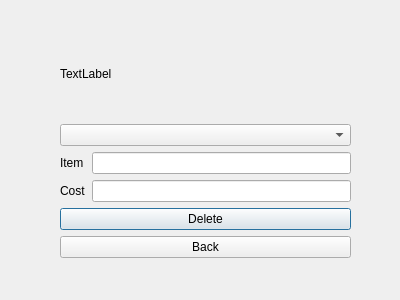
<?xml version="1.0" encoding="UTF-8"?>
<ui version="4.0">
 <class>DeleteSouvenir</class>
 <widget class="QDialog" name="DeleteSouvenir">
  <property name="geometry">
   <rect>
    <x>0</x>
    <y>0</y>
    <width>400</width>
    <height>300</height>
   </rect>
  </property>
  <property name="windowTitle">
   <string>Dialog</string>
  </property>
  <property name="styleSheet">
   <string notr="true">QToolTip {
    border: 1px solid #76797C;
    background-color: #5A7566;
    color: white;
    padding: 0px;                /*remove padding, for fix combobox tooltip.*/
    opacity: 200;
}

QWidget {
    background: qlineargradient(x1:0 y1:0, x2:1 y2:0, stop:0 #000000, stop:1 #434343);

    selection-background-color: #3daee9;
    selection-color: #eff0f1;
    background-clip: border;
    border-image: none;
    border: 0px transparent black;
    outline: 0;
color:white;
}
QHBoxLayout {
    background-color:black;
}

QWidget:item:hover {
    background-color: #18465d;
    color: #eff0f1;
}

QWidget:item:selected {
    background-color: #18465d;
}

QCheckBox {
    spacing: 5px;
    outline: none;
    color: #eff0f1;
    margin-bottom: 2px;
}

QCheckBox:disabled {
    color: #76797C;
}

QCheckBox::indicator,
QGroupBox::indicator {
    width: 18px;
    height: 18px;
}

QGroupBox::indicator {
    margin-left: 2px;
}

QCheckBox::indicator:unchecked {
    image: url(:/qss_icons/rc/checkbox_unchecked.png);
}

QCheckBox::indicator:unchecked:hover,
QCheckBox::indicator:unchecked:focus,
QCheckBox::indicator:unchecked:pressed,
QGroupBox::indicator:unchecked:hover,
QGroupBox::indicator:unchecked:focus,
QGroupBox::indicator:unchecked:pressed {
    border: none;
    image: url(:/qss_icons/rc/checkbox_unchecked_focus.png);
}

QCheckBox::indicator:checked {
    image: url(:/qss_icons/rc/checkbox_checked.png);
}

QCheckBox::indicator:checked:hover,
QCheckBox::indicator:checked:focus,
QCheckBox::indicator:checked:pressed,
QGroupBox::indicator:checked:hover,
QGroupBox::indicator:checked:focus,
QGroupBox::indicator:checked:pressed {
    border: none;
    image: url(:/qss_icons/rc/checkbox_checked_focus.png);
}

QCheckBox::indicator:indeterminate {
    image: url(:/qss_icons/rc/checkbox_indeterminate.png);
}

QCheckBox::indicator:indeterminate:focus,
QCheckBox::indicator:indeterminate:hover,
QCheckBox::indicator:indeterminate:pressed {
    image: url(:/qss_icons/rc/checkbox_indeterminate_focus.png);
}

QCheckBox::indicator:checked:disabled,
QGroupBox::indicator:checked:disabled {
    image: url(:/qss_icons/rc/checkbox_checked_disabled.png);
}

QCheckBox::indicator:unchecked:disabled,
QGroupBox::indicator:unchecked:disabled {
    image: url(:/qss_icons/rc/checkbox_unchecked_disabled.png);
}

QRadioButton {
    spacing: 5px;
    outline: none;
    color: #eff0f1;
    margin-bottom: 2px;
}

QRadioButton:disabled {
    color: #76797C;
}

QRadioButton::indicator {
    width: 21px;
    height: 21px;
}

QRadioButton::indicator:unchecked {
    image: url(:/qss_icons/rc/radio_unchecked.png);
}

QRadioButton::indicator:unchecked:hover,
QRadioButton::indicator:unchecked:focus,
QRadioButton::indicator:unchecked:pressed {
    border: none;
    outline: none;
    image: url(:/qss_icons/rc/radio_unchecked_focus.png);
}

QRadioButton::indicator:checked {
    border: none;
    outline: none;
    image: url(:/qss_icons/rc/radio_checked.png);
}

QRadioButton::indicator:checked:hover,
QRadioButton::indicator:checked:focus,
QRadioButton::indicator:checked:pressed {
    border: none;
    outline: none;
    image: url(:/qss_icons/rc/radio_checked_focus.png);
}

QRadioButton::indicator:checked:disabled {
    outline: none;
    image: url(:/qss_icons/rc/radio_checked_disabled.png);
}

QRadioButton::indicator:unchecked:disabled {
    image: url(:/qss_icons/rc/radio_unchecked_disabled.png);
}

QMenuBar {
    background-color: #31363b;
    color: #eff0f1;
}

QMenuBar::item {
    background: transparent;
}

QMenuBar::item:selected {
    background: transparent;
    border: 1px solid #76797C;
}

QMenuBar::item:pressed {
    border: 1px solid #76797C;
    background-color: #3daee9;
    color: #eff0f1;
    margin-bottom: -1px;
    padding-bottom: 1px;
}

QMenu {
    border: 1px solid #76797C;
    color: #eff0f1;
    margin: 2px;
}

QMenu::icon {
    margin: 5px;
}

QMenu::item {
    padding: 5px 30px 5px 30px;
    border: 1px solid transparent;
    /* reserve space for selection border */
}

QMenu::item:selected {
    color: #eff0f1;
}

QMenu::separator {
    height: 2px;
    background: lightblue;
    margin-left: 10px;
    margin-right: 5px;
}

QMenu::indicator {
    width: 18px;
    height: 18px;
}


/* non-exclusive indicator = check box style indicator
   (see QActionGroup::setExclusive) */

QMenu::indicator:non-exclusive:unchecked {
    image: url(:/qss_icons/rc/checkbox_unchecked.png);
}

QMenu::indicator:non-exclusive:unchecked:selected {
    image: url(:/qss_icons/rc/checkbox_unchecked_disabled.png);
}

QMenu::indicator:non-exclusive:checked {
    image: url(:/qss_icons/rc/checkbox_checked.png);
}

QMenu::indicator:non-exclusive:checked:selected {
    image: url(:/qss_icons/rc/checkbox_checked_disabled.png);
}


/* exclusive indicator = radio button style indicator (see QActionGroup::setExclusive) */

QMenu::indicator:exclusive:unchecked {
    image: url(:/qss_icons/rc/radio_unchecked.png);
}

QMenu::indicator:exclusive:unchecked:selected {
    image: url(:/qss_icons/rc/radio_unchecked_disabled.png);
}

QMenu::indicator:exclusive:checked {
    image: url(:/qss_icons/rc/radio_checked.png);
}

QMenu::indicator:exclusive:checked:selected {
    image: url(:/qss_icons/rc/radio_checked_disabled.png);
}

QMenu::right-arrow {
    margin: 5px;
    image: url(:/qss_icons/rc/right_arrow.png)
}

QWidget:disabled {
    color: #454545;
    background-color: #31363b;
}

QAbstractItemView {
    alternate-background-color: #31363b;
    color: #eff0f1;
    border: 1px solid #3A3939;
    border-radius: 2px;
}

QWidget:focus,
QMenuBar:focus {
    border: 1px solid #3daee9;
}

QTabWidget:focus,
QCheckBox:focus,
QRadioButton:focus,
QSlider:focus {
    border: none;
}

QLineEdit {
    background-color: #232629;
    padding: 5px;
    border-style: solid;
    border: 1px solid #76797C;
    border-radius: 2px;
    color: #eff0f1;
}

QAbstractItemView QLineEdit {
    padding: 0;
}

QGroupBox {
    border: 1px solid #76797C;
    border-radius: 2px;
    margin-top: 20px;
}

QGroupBox::title {
    subcontrol-origin: margin;
    subcontrol-position: top center;
    padding-left: 10px;
    padding-right: 10px;
    padding-top: 10px;
}

QAbstractScrollArea {
    border-radius: 2px;
    border: 1px solid #76797C;
    background-color: transparent;
}

QScrollBar:horizontal {
    height: 15px;
    margin: 3px 15px 3px 15px;
    border: 1px transparent #2A2929;
    border-radius: 4px;
    background-color: #2A2929;
}

QScrollBar::handle:horizontal {
    background-color: #605F5F;
    min-width: 5px;
    border-radius: 4px;
}

QScrollBar::add-line:horizontal {
    margin: 0px 3px 0px 3px;
    border-image: url(:/qss_icons/rc/right_arrow_disabled.png);
    width: 10px;
    height: 10px;
    subcontrol-position: right;
    subcontrol-origin: margin;
}

QScrollBar::sub-line:horizontal {
    margin: 0px 3px 0px 3px;
    border-image: url(:/qss_icons/rc/left_arrow_disabled.png);
    height: 10px;
    width: 10px;
    subcontrol-position: left;
    subcontrol-origin: margin;
}

QScrollBar::add-line:horizontal:hover,
QScrollBar::add-line:horizontal:on {
    border-image: url(:/qss_icons/rc/right_arrow.png);
    height: 10px;
    width: 10px;
    subcontrol-position: right;
    subcontrol-origin: margin;
}

QScrollBar::sub-line:horizontal:hover,
QScrollBar::sub-line:horizontal:on {
    border-image: url(:/qss_icons/rc/left_arrow.png);
    height: 10px;
    width: 10px;
    subcontrol-position: left;
    subcontrol-origin: margin;
}

QScrollBar::up-arrow:horizontal,
QScrollBar::down-arrow:horizontal {
    background: none;
}

QScrollBar::add-page:horizontal,
QScrollBar::sub-page:horizontal {
    background: none;
}

QScrollBar:vertical {
    background-color: #2A2929;
    width: 15px;
    margin: 15px 3px 15px 3px;
    border: 1px transparent #2A2929;
    border-radius: 4px;
}

QScrollBar::handle:vertical {
    background-color: #605F5F;
    min-height: 5px;
    border-radius: 4px;
}

QScrollBar::sub-line:vertical {
    margin: 3px 0px 3px 0px;
    border-image: url(:/qss_icons/rc/up_arrow_disabled.png);
    height: 10px;
    width: 10px;
    subcontrol-position: top;
    subcontrol-origin: margin;
}

QScrollBar::add-line:vertical {
    margin: 3px 0px 3px 0px;
    border-image: url(:/qss_icons/rc/down_arrow_disabled.png);
    height: 10px;
    width: 10px;
    subcontrol-position: bottom;
    subcontrol-origin: margin;
}

QScrollBar::sub-line:vertical:hover,
QScrollBar::sub-line:vertical:on {
    border-image: url(:/qss_icons/rc/up_arrow.png);
    height: 10px;
    width: 10px;
    subcontrol-position: top;
    subcontrol-origin: margin;
}

QScrollBar::add-line:vertical:hover,
QScrollBar::add-line:vertical:on {
    border-image: url(:/qss_icons/rc/down_arrow.png);
    height: 10px;
    width: 10px;
    subcontrol-position: bottom;
    subcontrol-origin: margin;
}

QScrollBar::up-arrow:vertical,
QScrollBar::down-arrow:vertical {
    background: none;
}

QScrollBar::add-page:vertical,
QScrollBar::sub-page:vertical {
    background: none;
}

QTextEdit {
    background-color: #232629;
    color: #eff0f1;
    border: 1px solid #76797C;
}

QPlainTextEdit {
    background-color: #232629;
    ;
    color: #eff0f1;
    border-radius: 2px;
    border: 1px solid #76797C;
}

QHeaderView::section {
    background-color: #76797C;
    color: #eff0f1;
    padding: 5px;
    border: 1px solid #76797C;
}

QSizeGrip {
    image: url(:/qss_icons/rc/sizegrip.png);
    width: 12px;
    height: 12px;
}

QMainWindow::separator {
    background-color: #31363b;
    color: white;
    padding-left: 4px;
    spacing: 2px;
    border: 1px dashed #76797C;
}

QMainWindow::separator:hover {
    background-color: #787876;
    color: white;
    padding-left: 4px;
    border: 1px solid #76797C;
    spacing: 2px;
}

QMenu::separator {
    height: 1px;
    background-color: #76797C;
    color: white;
    padding-left: 4px;
    margin-left: 10px;
    margin-right: 5px;
}

QFrame {
    border-radius: 2px;
    border: 1px solid #76797C;
}

QFrame[frameShape=&quot;0&quot;] {
    border-radius: 2px;
    border: 1px transparent #76797C;
}

QStackedWidget {
    border: 1px transparent black;
}

QToolBar {
    border: 1px transparent #393838;
    background: 1px solid #31363b;
    font-weight: bold;
}

QToolBar::handle:horizontal {
    image: url(:/qss_icons/rc/Hmovetoolbar.png);
}

QToolBar::handle:vertical {
    image: url(:/qss_icons/rc/Vmovetoolbar.png);
}

QToolBar::separator:horizontal {
    image: url(:/qss_icons/rc/Hsepartoolbar.png);
}

QToolBar::separator:vertical {
    image: url(:/qss_icons/rc/Vsepartoolbar.png);
}

QToolButton#qt_toolbar_ext_button {
    background: #58595a
}

QPushButton {
    color: white;
    background: qlineargradient(x1:0 y1:0, x2:1 y2:0, stop:0 #333333, stop:1 #dd1818);

    border-width: 1px;
    border-color: rgb(255, 0, 24);
    border-style: solid;
    padding: 5px;
    border-radius: 2px;
    outline: none;
}

QPushButton:pressed {
    background-color: #e65c00;
    padding-top: -15px;
    padding-bottom: -17px;
}

QComboBox {
    selection-background-color: #3daee9;
    border-style: solid;
    border: 1px solid #76797C;
    border-radius: 2px;
    padding: 5px;
    min-width: 75px;
}

QPushButton:checked {
    background-color: #76797C;
    border-color: #6A6969;
}

QComboBox:hover,
QPushButton:hover,
QAbstractSpinBox:hover,
QLineEdit:hover,
QTextEdit:hover,
QPlainTextEdit:hover,
QAbstractView:hover,
QTreeView:hover {
    border: 2px solid yellow;
    color: yellow;
}

QComboBox:on {
    padding-top: 3px;
    padding-left: 4px;
    selection-background-color: rgba(255, 0, 0, 0.5);
}

QComboBox QAbstractItemView {
    background-color: #232629;
    border-radius: 2px;
    border: 1px solid #76797C;
    selection-background-color: #18465d;
}

QComboBox::drop-down {
    subcontrol-origin: padding;
    subcontrol-position: top right;
    width: 15px;
    border-left-width: 0px;
    border-left-color: darkgray;
    border-left-style: solid;
    border-top-right-radius: 3px;
    border-bottom-right-radius: 3px;
}

QComboBox::down-arrow {
    image: url(:/qss_icons/rc/down_arrow_disabled.png);
}

QComboBox::down-arrow:on,
QComboBox::down-arrow:hover,
QComboBox::down-arrow:focus {
    image: url(:/qss_icons/rc/down_arrow.png);
}

QAbstractSpinBox {
    padding: 5px;
    border: 1px solid #76797C;
    background-color: #232629;
    color: #eff0f1;
    border-radius: 2px;
    min-width: 75px;
}

QAbstractSpinBox:up-button {
    background-color: transparent;
    subcontrol-origin: border;
    subcontrol-position: center right;
}

QAbstractSpinBox:down-button {
    background-color: transparent;
    subcontrol-origin: border;
    subcontrol-position: center left;
}

QAbstractSpinBox::up-arrow,
QAbstractSpinBox::up-arrow:disabled,
QAbstractSpinBox::up-arrow:off {
    image: url(:/qss_icons/rc/up_arrow_disabled.png);
    width: 10px;
    height: 10px;
}

QAbstractSpinBox::up-arrow:hover {
    image: url(:/qss_icons/rc/up_arrow.png);
}

QAbstractSpinBox::down-arrow,
QAbstractSpinBox::down-arrow:disabled,
QAbstractSpinBox::down-arrow:off {
    image: url(:/qss_icons/rc/down_arrow_disabled.png);
    width: 10px;
    height: 10px;
}

QAbstractSpinBox::down-arrow:hover {
    image: url(:/qss_icons/rc/down_arrow.png);
}

QLabel {
    border: 0px solid black;
}

QTabWidget {
    border: 0px transparent black;
}

QTabWidget::pane {
    border: 1px solid #76797C;
    padding: 5px;
    margin: 0px;
}

QTabWidget::tab-bar {
    /* left: 5px; move to the right by 5px */
}

QTabBar {
    qproperty-drawBase: 0;
    border-radius: 3px;
}

QTabBar:focus {
    border: 0px transparent black;
}

QTabBar::close-button {
    image: url(:/qss_icons/rc/close.png);
    background: transparent;
}

QTabBar::close-button:hover {
    image: url(:/qss_icons/rc/close-hover.png);
    background: transparent;
}

QTabBar::close-button:pressed {
    image: url(:/qss_icons/rc/close-pressed.png);
    background: transparent;
}


/* TOP TABS */

QTabBar::tab:top {
    color: #eff0f1;
    border: 1px solid #76797C;
    border-bottom: 1px transparent black;
    background-color: #31363b;
    padding: 5px;
    min-width: 50px;
    border-top-left-radius: 2px;
    border-top-right-radius: 2px;
}

QTabBar::tab:top:selected {
    color: #eff0f1;
    background-color: #54575B;
    border: 1px solid #76797C;
    border-bottom: 2px solid #3daee9;
    border-top-left-radius: 2px;
    border-top-right-radius: 2px;
}

QTabBar::tab:top:!selected:hover {
    background-color: #3daee9;
}


/* BOTTOM TABS */

QTabBar::tab:bottom {
    color: #eff0f1;
    border: 1px solid #76797C;
    border-top: 1px transparent black;
    background-color: #31363b;
    padding: 5px;
    border-bottom-left-radius: 2px;
    border-bottom-right-radius: 2px;
    min-width: 50px;
}

QTabBar::tab:bottom:selected {
    color: #eff0f1;
    background-color: #54575B;
    border: 1px solid #76797C;
    border-top: 2px solid #3daee9;
    border-bottom-left-radius: 2px;
    border-bottom-right-radius: 2px;
}

QTabBar::tab:bottom:!selected:hover {
    background-color: #3daee9;
}


/* LEFT TABS */

QTabBar::tab:left {
    color: #eff0f1;
    border: 1px solid #76797C;
    border-left: 1px transparent black;
    background-color: #31363b;
    padding: 5px;
    border-top-right-radius: 2px;
    border-bottom-right-radius: 2px;
    min-height: 50px;
}

QTabBar::tab:left:selected {
    color: #eff0f1;
    background-color: #54575B;
    border: 1px solid #76797C;
    border-left: 2px solid #3daee9;
    border-top-right-radius: 2px;
    border-bottom-right-radius: 2px;
}

QTabBar::tab:left:!selected:hover {
    background-color: #3daee9;
}


/* RIGHT TABS */

QTabBar::tab:right {
    color: #eff0f1;
    border: 1px solid #76797C;
    border-right: 1px transparent black;
    background-color: #31363b;
    padding: 5px;
    border-top-left-radius: 2px;
    border-bottom-left-radius: 2px;
    min-height: 50px;
}

QTabBar::tab:right:selected {
    color: #eff0f1;
    background-color: #54575B;
    border: 1px solid #76797C;
    border-right: 2px solid #3daee9;
    border-top-left-radius: 2px;
    border-bottom-left-radius: 2px;
}

QTabBar::tab:right:!selected:hover {
    background-color: #3daee9;
}

QTabBar QToolButton::right-arrow:enabled {
    image: url(:/qss_icons/rc/right_arrow.png);
}

QTabBar QToolButton::left-arrow:enabled {
    image: url(:/qss_icons/rc/left_arrow.png);
}

QTabBar QToolButton::right-arrow:disabled {
    image: url(:/qss_icons/rc/right_arrow_disabled.png);
}

QTabBar QToolButton::left-arrow:disabled {
    image: url(:/qss_icons/rc/left_arrow_disabled.png);
}

QDockWidget {
    background: #31363b;
    border: 1px solid #403F3F;
    titlebar-close-icon: url(:/qss_icons/rc/close.png);
    titlebar-normal-icon: url(:/qss_icons/rc/undock.png);
}

QDockWidget::close-button,
QDockWidget::float-button {
    border: 1px solid transparent;
    border-radius: 2px;
    background: transparent;
}

QDockWidget::close-button:hover,
QDockWidget::float-button:hover {
    background: rgba(255, 255, 255, 10);
}

QDockWidget::close-button:pressed,
QDockWidget::float-button:pressed {
    padding: 1px -1px -1px 1px;
    background: rgba(255, 255, 255, 10);
}

QTreeView,
QListView {
    border: 1px solid #76797C;
    background-color: #232629;
}

QTreeView:branch:selected,
QTreeView:branch:hover {
    background: url(:/qss_icons/rc/transparent.png);
}

QTreeView::branch:has-siblings:!adjoins-item {
    border-image: url(:/qss_icons/rc/transparent.png);
}

QTreeView::branch:has-siblings:adjoins-item {
    border-image: url(:/qss_icons/rc/transparent.png);
}

QTreeView::branch:!has-children:!has-siblings:adjoins-item {
    border-image: url(:/qss_icons/rc/transparent.png);
}

QTreeView::branch:has-children:!has-siblings:closed,
QTreeView::branch:closed:has-children:has-siblings {
    image: url(:/qss_icons/rc/branch_closed.png);
}

QTreeView::branch:open:has-children:!has-siblings,
QTreeView::branch:open:has-children:has-siblings {
    image: url(:/qss_icons/rc/branch_open.png);
}

QTreeView::branch:has-children:!has-siblings:closed:hover,
QTreeView::branch:closed:has-children:has-siblings:hover {
    image: url(:/qss_icons/rc/branch_closed-on.png);
}

QTreeView::branch:open:has-children:!has-siblings:hover,
QTreeView::branch:open:has-children:has-siblings:hover {
    image: url(:/qss_icons/rc/branch_open-on.png);
}

QListView::item:!selected:hover,
QTreeView::item:!selected:hover {
    background: #18465d;
    outline: 0;
    color: #eff0f1
}

QListView::item:selected:hover,
QTreeView::item:selected:hover {
    background: #287399;
    color: #eff0f1;
}

QTreeView::indicator:checked,
QListView::indicator:checked {
    image: url(:/qss_icons/rc/checkbox_checked.png);
}

QTreeView::indicator:unchecked,
QListView::indicator:unchecked {
    image: url(:/qss_icons/rc/checkbox_unchecked.png);
}

QTreeView::indicator:checked:hover,
QTreeView::indicator:checked:focus,
QTreeView::indicator:checked:pressed,
QListView::indicator:checked:hover,
QListView::indicator:checked:focus,
QListView::indicator:checked:pressed {
    image: url(:/qss_icons/rc/checkbox_checked_focus.png);
}

QTreeView::indicator:unchecked:hover,
QTreeView::indicator:unchecked:focus,
QTreeView::indicator:unchecked:pressed,
QListView::indicator:unchecked:hover,
QListView::indicator:unchecked:focus,
QListView::indicator:unchecked:pressed {
    image: url(:/qss_icons/rc/checkbox_unchecked_focus.png);
}

QSlider::groove:horizontal {
    border: 1px solid #565a5e;
    height: 4px;
    background: #565a5e;
    margin: 0px;
    border-radius: 2px;
}

QSlider::handle:horizontal {
    background: #232629;
    border: 1px solid #565a5e;
    width: 16px;
    height: 16px;
    margin: -8px 0;
    border-radius: 9px;
}

QSlider::groove:vertical {
    border: 1px solid #565a5e;
    width: 4px;
    background: #565a5e;
    margin: 0px;
    border-radius: 3px;
}

QSlider::handle:vertical {
    background: #232629;
    border: 1px solid #565a5e;
    width: 16px;
    height: 16px;
    margin: 0 -8px;
    border-radius: 9px;
}

QToolButton {
    background-color: transparent;
    border: 1px transparent #76797C;
    border-radius: 2px;
    margin: 3px;
    padding: 5px;
}

QToolButton[popupMode=&quot;1&quot;] {
    /* only for MenuButtonPopup */
    padding-right: 20px;
    /* make way for the popup button */
    border: 1px #76797C;
    border-radius: 5px;
}

QToolButton[popupMode=&quot;2&quot;] {
    /* only for InstantPopup */
    padding-right: 10px;
    /* make way for the popup button */
    border: 1px #76797C;
}

QToolButton:hover,
QToolButton::menu-button:hover {
    background-color: transparent;
    border: 1px solid #3daee9;
    padding: 5px;
}

QToolButton:checked,
QToolButton:pressed,
QToolButton::menu-button:pressed {
    background-color: #3daee9;
    border: 1px solid #3daee9;
    padding: 5px;
}


/* the subcontrol below is used only in the InstantPopup or DelayedPopup mode */

QToolButton::menu-indicator {
    image: url(:/qss_icons/rc/down_arrow.png);
    top: -7px;
    left: -2px;
    /* shift it a bit */
}


/* the subcontrols below are used only in the MenuButtonPopup mode */

QToolButton::menu-button {
    border: 1px transparent #76797C;
    border-top-right-radius: 6px;
    border-bottom-right-radius: 6px;
    /* 16px width + 4px for border = 20px allocated above */
    width: 16px;
    outline: none;
}

QToolButton::menu-arrow {
    image: url(:/qss_icons/rc/down_arrow.png);
}

QToolButton::menu-arrow:open {
    border: 1px solid #76797C;
}

QPushButton::menu-indicator {
    subcontrol-origin: padding;
    subcontrol-position: bottom right;
    left: 8px;
}

QTableView {
    border: 1px solid #76797C;
    gridline-color: #31363b;
    background-color: #232629;
}

QTableView,
QHeaderView {
    border-radius: 0px;
}

QTableView::item:pressed,
QListView::item:pressed,
QTreeView::item:pressed {
    background: #18465d;
    color: #eff0f1;
}

QTableView::item:selected:active,
QTreeView::item:selected:active,
QListView::item:selected:active {
    background: #287399;
    color: #eff0f1;
}

QHeaderView {
    background-color: #31363b;
    border: 1px transparent;
    border-radius: 0px;
    margin: 0px;
    padding: 0px;
}

QHeaderView::section {
    background-color: #31363b;
    color: #eff0f1;
    padding: 5px;
    border: 1px solid #76797C;
    border-radius: 0px;
    text-align: center;
}

QHeaderView::section::vertical::first,
QHeaderView::section::vertical::only-one {
    border-top: 1px solid #76797C;
}

QHeaderView::section::vertical {
    border-top: transparent;
}

QHeaderView::section::horizontal::first,
QHeaderView::section::horizontal::only-one {
    border-left: 1px solid #76797C;
}

QHeaderView::section::horizontal {
    border-left: transparent;
}

QHeaderView::section:checked {
    color: white;
    background-color: #334e5e;
}


/* style the sort indicator */

QHeaderView::down-arrow {
    image: url(:/qss_icons/rc/down_arrow.png);
}

QHeaderView::up-arrow {
    image: url(:/qss_icons/rc/up_arrow.png);
}

QTableCornerButton::section {
    background-color: #31363b;
    border: 1px transparent #76797C;
    border-radius: 0px;
}

QToolBox {
    padding: 5px;
    border: 1px transparent black;
}

QToolBox::tab {
    color: #eff0f1;
    background-color: #31363b;
    border: 1px solid #76797C;
    border-bottom: 1px transparent #31363b;
    border-top-left-radius: 5px;
    border-top-right-radius: 5px;
}

QToolBox::tab:selected {
    /* italicize selected tabs */
    font: italic;
    background-color: #31363b;
    border-color: #3daee9;
}

QStatusBar::item {
    border: 0px transparent dark;
}

QFrame[height=&quot;3&quot;],
QFrame[width=&quot;3&quot;] {
    background-color: #76797C;
}

QSplitter::handle {
    border: 1px dashed #76797C;
}

QSplitter::handle:hover {
    background-color: #787876;
    border: 1px solid #76797C;
}

QSplitter::handle:horizontal {
    width: 1px;
}

QSplitter::handle:vertical {
    height: 1px;
}

QProgressBar {
    border: 1px solid #76797C;
    border-radius: 5px;
    text-align: center;
}

QProgressBar::chunk {
    background-color: #05B8CC;
}

QDateEdit {
    selection-background-color: #3daee9;
    border-style: solid;
    border: 1px solid #3375A3;
    border-radius: 2px;
    padding: 1px;
    min-width: 75px;
}

QDateEdit:on {
    padding-top: 3px;
    padding-left: 4px;
    selection-background-color: rgba(255, 0, 0, 0.5)
}

QDateEdit QAbstractItemView {
    background-color: #232629;
    border-radius: 2px;
    border: 1px solid #3375A3;
    selection-background-color: #3daee9;
}

QDateEdit::drop-down {
    subcontrol-origin: padding;
    subcontrol-position: top right;
    width: 15px;
    border-left-width: 0px;
    border-left-color: darkgray;
    border-left-style: solid;
    border-top-right-radius: 3px;
    border-bottom-right-radius: 3px;
}

QDateEdit::down-arrow {
    image: url(:/qss_icons/rc/down_arrow_disabled.png);
}

QDateEdit::down-arrow:on,
QDateEdit::down-arrow:hover,
QDateEdit::down-arrow:focus {
    image: url(:/qss_icons/rc/down_arrow.png);
}
</string>
  </property>
  <widget class="QWidget" name="layoutWidget">
   <property name="geometry">
    <rect>
     <x>60</x>
     <y>30</y>
     <width>291</width>
     <height>228</height>
    </rect>
   </property>
   <layout class="QVBoxLayout" name="verticalLayout_5">
    <item>
     <layout class="QVBoxLayout" name="verticalLayout_4">
      <item>
       <layout class="QVBoxLayout" name="verticalLayout_3">
        <item>
         <widget class="QLabel" name="team_name">
          <property name="text">
           <string>TextLabel</string>
          </property>
         </widget>
        </item>
        <item>
         <widget class="QComboBox" name="SouvenirBox"/>
        </item>
       </layout>
      </item>
      <item>
       <layout class="QHBoxLayout" name="horizontalLayout">
        <item>
         <layout class="QVBoxLayout" name="verticalLayout_2">
          <item>
           <widget class="QLabel" name="item_label">
            <property name="text">
             <string>Item</string>
            </property>
           </widget>
          </item>
          <item>
           <widget class="QLabel" name="cost_label">
            <property name="text">
             <string>Cost</string>
            </property>
           </widget>
          </item>
         </layout>
        </item>
        <item>
         <layout class="QVBoxLayout" name="verticalLayout">
          <item>
           <widget class="QLineEdit" name="item_edit">
            <property name="readOnly">
             <bool>true</bool>
            </property>
           </widget>
          </item>
          <item>
           <widget class="QLineEdit" name="cost_edit">
            <property name="readOnly">
             <bool>true</bool>
            </property>
           </widget>
          </item>
         </layout>
        </item>
       </layout>
      </item>
     </layout>
    </item>
    <item>
     <widget class="QPushButton" name="del_button">
      <property name="text">
       <string>Delete</string>
      </property>
     </widget>
    </item>
    <item>
     <widget class="QPushButton" name="back_button">
      <property name="text">
       <string>Back</string>
      </property>
     </widget>
    </item>
   </layout>
  </widget>
 </widget>
 <resources/>
 <connections/>
</ui>
